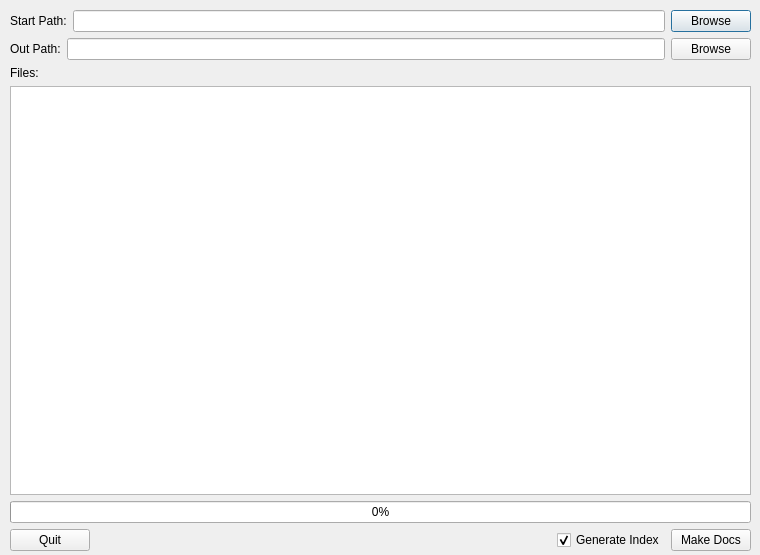
<?xml version="1.0" encoding="UTF-8"?>
<ui version="4.0">
 <class>WikiDocGen</class>
 <widget class="QDialog" name="WikiDocGen">
  <property name="geometry">
   <rect>
    <x>0</x>
    <y>0</y>
    <width>760</width>
    <height>555</height>
   </rect>
  </property>
  <property name="windowTitle">
   <string>PyFarm Wiki Doc Generator</string>
  </property>
  <widget class="QWidget" name="layoutWidget">
   <property name="geometry">
    <rect>
     <x>10</x>
     <y>10</y>
     <width>741</width>
     <height>541</height>
    </rect>
   </property>
   <layout class="QGridLayout">
    <item row="0" column="0">
     <layout class="QGridLayout">
      <item row="0" column="0">
       <widget class="QLabel" name="label">
        <property name="text">
         <string>Start Path:</string>
        </property>
       </widget>
      </item>
      <item row="0" column="1">
       <widget class="QLineEdit" name="startPath"/>
      </item>
      <item row="0" column="2">
       <widget class="QPushButton" name="browseStartPath">
        <property name="cursor">
         <cursorShape>PointingHandCursor</cursorShape>
        </property>
        <property name="text">
         <string>Browse</string>
        </property>
       </widget>
      </item>
     </layout>
    </item>
    <item row="1" column="0">
     <layout class="QGridLayout">
      <item row="0" column="0">
       <widget class="QLabel" name="label_2">
        <property name="text">
         <string>Out Path:</string>
        </property>
       </widget>
      </item>
      <item row="0" column="1">
       <widget class="QLineEdit" name="outPath"/>
      </item>
      <item row="0" column="2">
       <widget class="QPushButton" name="browseOutPath">
        <property name="cursor">
         <cursorShape>PointingHandCursor</cursorShape>
        </property>
        <property name="text">
         <string>Browse</string>
        </property>
       </widget>
      </item>
     </layout>
    </item>
    <item row="2" column="0">
     <widget class="QLabel" name="label_3">
      <property name="text">
       <string>Files:</string>
      </property>
     </widget>
    </item>
    <item row="3" column="0">
     <widget class="QListWidget" name="selectedFiles">
      <property name="selectionMode">
       <enum>QAbstractItemView::ExtendedSelection</enum>
      </property>
     </widget>
    </item>
    <item row="4" column="0">
     <widget class="QProgressBar" name="progress">
      <property name="value">
       <number>0</number>
      </property>
     </widget>
    </item>
    <item row="5" column="0">
     <layout class="QHBoxLayout">
      <item>
       <widget class="QPushButton" name="quit">
        <property name="text">
         <string>Quit</string>
        </property>
       </widget>
      </item>
      <item>
       <spacer>
        <property name="orientation">
         <enum>Qt::Horizontal</enum>
        </property>
        <property name="sizeHint" stdset="0">
         <size>
          <width>40</width>
          <height>20</height>
         </size>
        </property>
       </spacer>
      </item>
      <item>
       <widget class="QCheckBox" name="generateIndex">
        <property name="text">
         <string>Generate Index</string>
        </property>
        <property name="checked">
         <bool>true</bool>
        </property>
       </widget>
      </item>
      <item>
       <widget class="QPushButton" name="makeDocs">
        <property name="text">
         <string>Make Docs</string>
        </property>
       </widget>
      </item>
     </layout>
    </item>
   </layout>
  </widget>
 </widget>
 <tabstops>
  <tabstop>startPath</tabstop>
  <tabstop>browseStartPath</tabstop>
  <tabstop>outPath</tabstop>
  <tabstop>browseOutPath</tabstop>
  <tabstop>selectedFiles</tabstop>
  <tabstop>makeDocs</tabstop>
  <tabstop>quit</tabstop>
 </tabstops>
 <resources/>
 <connections>
  <connection>
   <sender>quit</sender>
   <signal>pressed()</signal>
   <receiver>WikiDocGen</receiver>
   <slot>close()</slot>
   <hints>
    <hint type="sourcelabel">
     <x>409</x>
     <y>393</y>
    </hint>
    <hint type="destinationlabel">
     <x>306</x>
     <y>211</y>
    </hint>
   </hints>
  </connection>
 </connections>
</ui>
